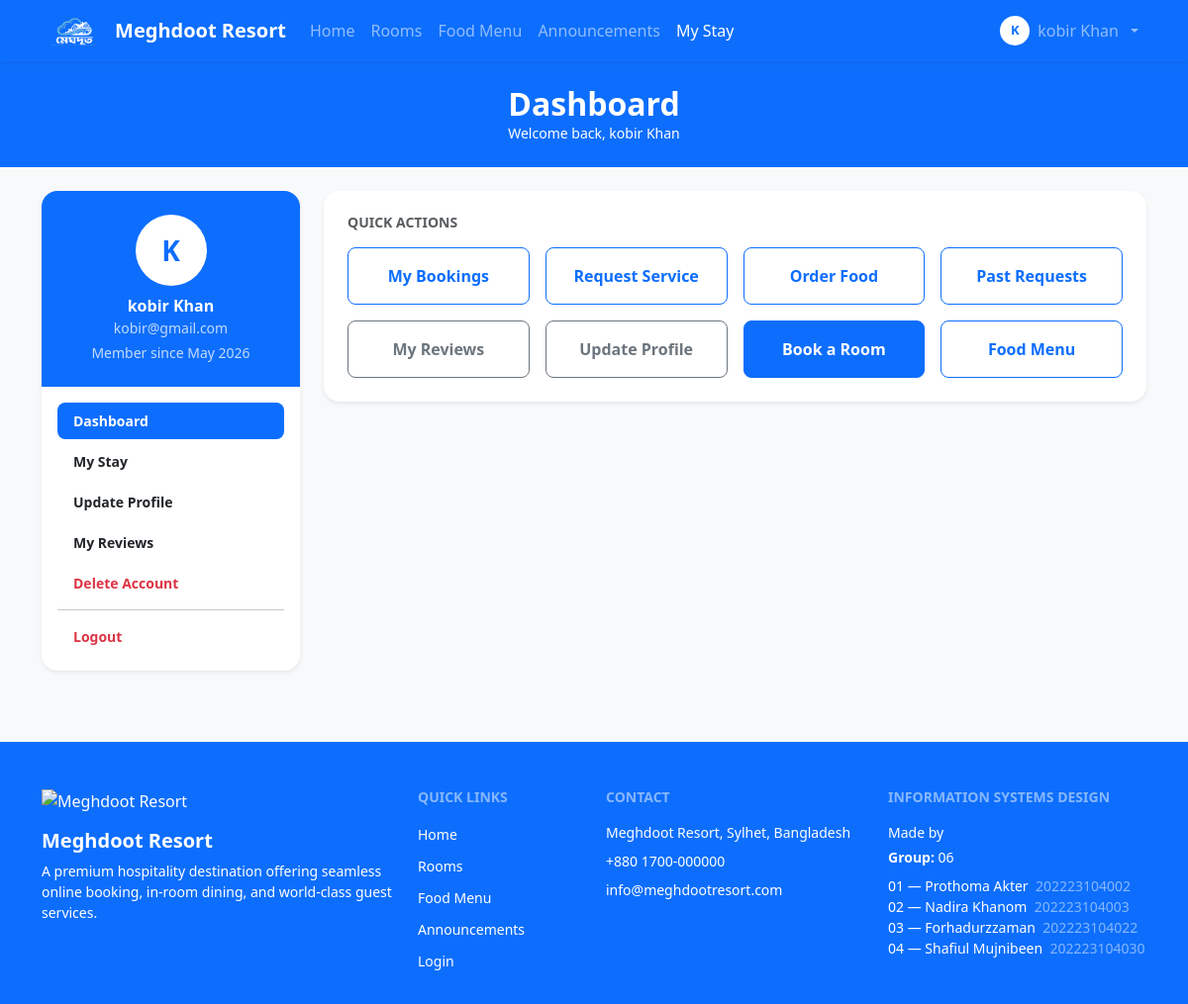
Before: /user/dashboard.php (signed in) with the older database file.
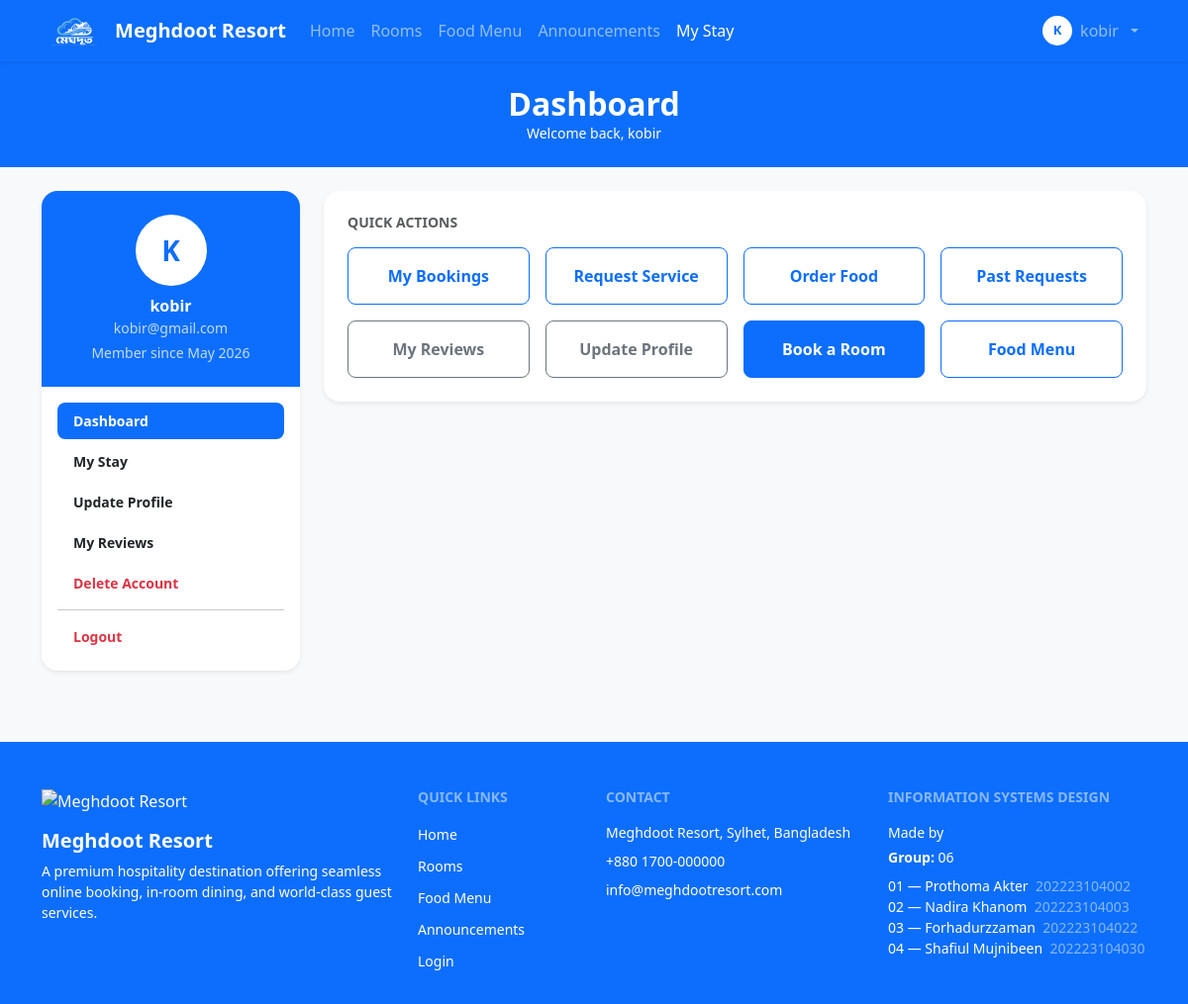
After: the same page with the newer database file.
### tables this page shows
CREATE TABLE `user` (
  `User_id` int(11) NOT NULL,
  `Name` varchar(100) NOT NULL,
  `Email` varchar(100) NOT NULL,
  `Password` varchar(255) NOT NULL,
  `Role` enum('guest','receptionist','manager','admin') NOT NULL DEFAULT 'guest',
  `Phone` varchar(20) DEFAULT NULL,
  `Photo` varchar(255) DEFAULT NULL,
  `Created_at` timestamp NOT NULL DEFAULT current_timestamp()
);

### user/dashboard.php (the view, shortened to what the changed rows need)
<?php
include '../db.php';
$user_id = (int)$_SESSION['user_id'];
$stmt = $conn->prepare("SELECT Name, Email, Photo, Created_at FROM user WHERE User_id = ?");
$stmt->bind_param("i", $user_id);
$stmt->execute();
$user = $stmt->get_result()->fetch_assoc();
?>
<!DOCTYPE html>
<html lang="en">
<head>
    <link rel="stylesheet" href="../bootstrap-5.3.8-dist/css/bootstrap.min.css"
        onerror="this.onerror=null;this.href='https://cdn.jsdelivr.net/npm/bootstrap@5.3.8/dist/css/bootstrap.min.css'">
</head>
<body class="bg-light">
<?php include '../navbar.php'; ?>
<div class="bg-primary text-white py-4 text-center">
    <div class="container">
        <h2 class="fw-bold mb-0">Dashboard</h2>
        <p class="fw-light mb-0 small">Welcome back, <?php echo htmlspecialchars($user['Name']); ?></p>
    </div>
</div>
<section class="py-4">
<div class="container">
    <div class="row g-4">
        <div class="col-lg-3">
            <?php include 'sidebar.php'; ?>
        </div>
    </div>
</div>
</section>
</body>
</html>

### navbar.php (shortened to what the changed rows need)
<?php
$logged  = isset($_SESSION['user_id']);
$script_path = $_SERVER['PHP_SELF'];
$depth = '';
if (str_contains($script_path, '/admin/'))        $depth = '../';
elseif (str_contains($script_path, '/receptionist/')) $depth = '../';
elseif (str_contains($script_path, '/user/'))     $depth = '../';
?>
<nav class="navbar navbar-expand-lg navbar-dark bg-primary sticky-top shadow-sm">
    <div class="container">
        <div class="collapse navbar-collapse" id="navbarMain">
            <ul class="navbar-nav ms-auto mb-2 mb-lg-0 align-items-lg-center">
                <?php if ($logged): ?>
                    <li class="nav-item dropdown">
                        <a class="nav-link dropdown-toggle d-flex align-items-center gap-2" href="#"
                            data-bs-toggle="dropdown">
                            <?php if (!empty($_SESSION['photo'])): ?>
                                <img src="<?php echo $depth . htmlspecialchars($_SESSION['photo']); ?>" class="rounded-circle"
                                    style="height:30px;width:30px;object-fit:cover;">
                            <?php else: ?>
                                <span
                                    class="rounded-circle bg-white text-primary fw-bold d-flex align-items-center justify-content-center"
                                    style="height:30px;width:30px;font-size:13px;flex-shrink:0;">
                                    <?php echo strtoupper(mb_substr($_SESSION['name'], 0, 1)); ?>
                                </span>
                            <?php endif; ?>
                            <?php echo htmlspecialchars($_SESSION['name']); ?>
                        </a>
                    </li>
                <?php endif; ?>
            </ul>
        </div>
    </div>
</nav>

### user/sidebar.php (shortened to what the changed rows need)
<?php
$photo = $user['Photo'] ?? '';
$photo_src = $photo ? '../' . $photo : '';
?>
<div class="card border-0 shadow-sm rounded-4 overflow-hidden">
    <div class="bg-primary text-white text-center py-4 px-3">
        <?php if ($photo_src): ?>
            <img src="<?php echo htmlspecialchars($photo_src); ?>"
                class="rounded-circle mb-2"
                style="width:72px;height:72px;object-fit:cover;border:3px solid rgba(255,255,255,0.5);">
        <?php else: ?>
            <div class="rounded-circle bg-white text-primary fw-bold mx-auto mb-2 d-flex align-items-center justify-content-center"
                style="width:72px;height:72px;font-size:28px;">
                <?php echo strtoupper(mb_substr($user['Name'], 0, 1)); ?>
            </div>
        <?php endif; ?>
        <div class="fw-bold"><?php echo htmlspecialchars($user['Name']); ?></div>
        <div class="small opacity-75"><?php echo htmlspecialchars($user['Email']); ?></div>
        <div class="small opacity-75 mt-1">
            Member since <?php echo date('M Y', strtotime($user['Created_at'])); ?>
        </div>
    </div>
</div>

Changed rows visible on the page:
changed user "kobir@gmail.com": Name "kobir Khan" → "kobir"
Other visible differences:
$_SESSION['name']: "kobir Khan" → "kobir"
